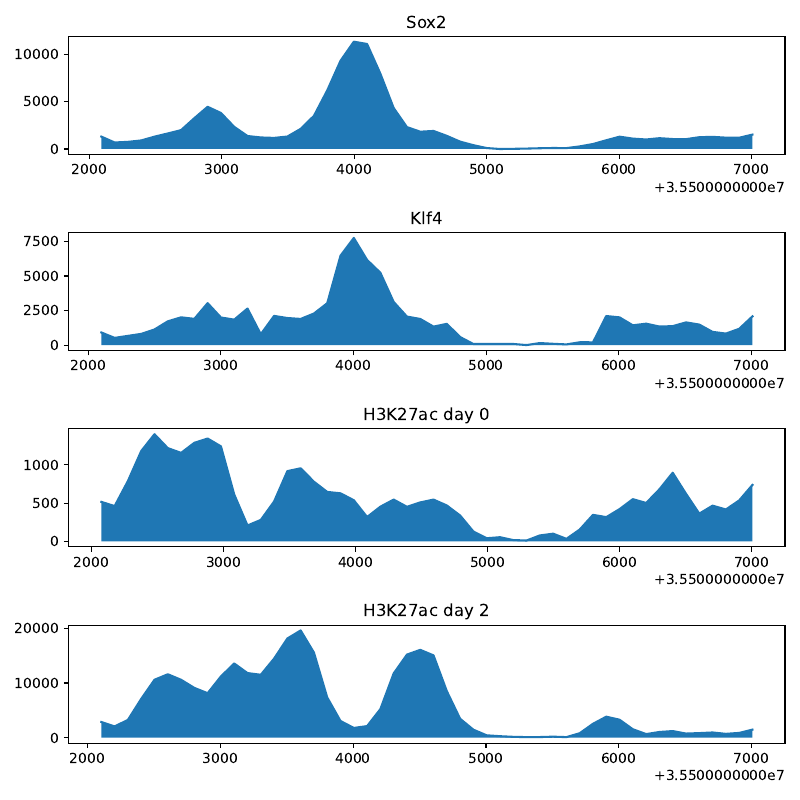

This figure's Python source:
#!/usr/bin/env python

import matplotlib.pyplot as plt
from bdg_loader import load_data

# load data

sox2 = load_data("callpeak-out/D2_Sox2_R1_treat_pileup_cropped.bdg")
klf4 = load_data("D2_Klf4_treat_cropped.bdg")
H3K27ac0 = load_data("D0_H3K27ac_treat_cropped.bdg")
H3K27ac2 = load_data("D2_H3K27ac_treat_cropped.bdg")

# make plots

titles = ["Sox2", "Klf4", "H3K27ac day 0", "H3K27ac day 2"]

fig, ax = plt.subplots(nrows = 4, figsize=(8, 8))

for i, data in enumerate([sox2, klf4, H3K27ac0, H3K27ac2]):
	ax[i].plot(data['X'], data['Y'])
	ax[i].fill_between(data['X'], data['Y'])
	ax[i].set_title(titles[i])

plt.tight_layout()

plt.savefig("tracks.pdf")